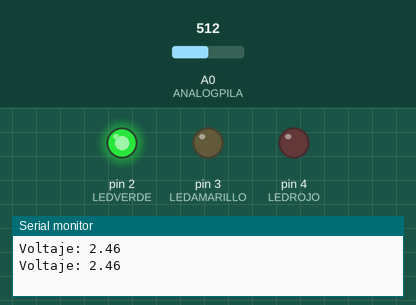
This sketch was run on a simulated Arduino Uno, built with avr-gcc and run on an emulated ATmega328P. Shown: output pins drawn as LEDs (lit = HIGH), the last lines printed to the serial monitor. The test bench sets the inputs (shaded band); at power-on: A0 (ANALOGPILA) = 512.

Above: at 1.6 s.
1.7 s: A0 (ANALOGPILA) set to 341
5.3 s: A0 (ANALOGPILA) set to 315
At 6.2 s:
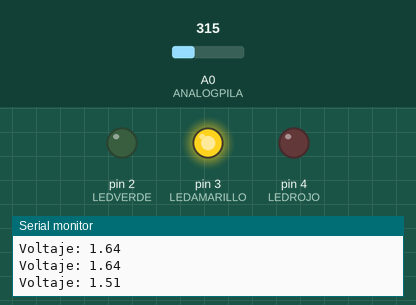
8.9 s: A0 (ANALOGPILA) set to 303
12.4 s: A0 (ANALOGPILA) set to 284
At 13.4 s:
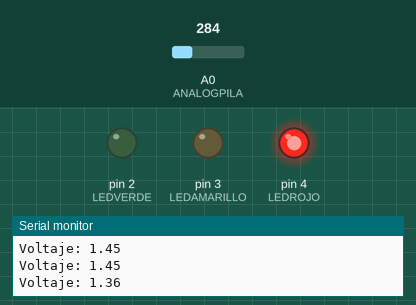
16.0 s: A0 (ANALOGPILA) set to 306
At 16.6 s:
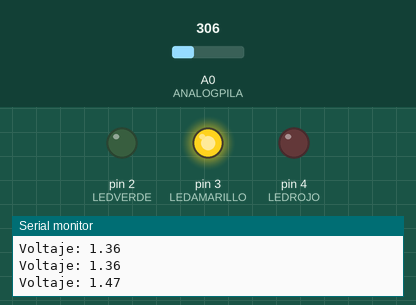
19.5 s: A0 (ANALOGPILA) set to 122
At 20.4 s:
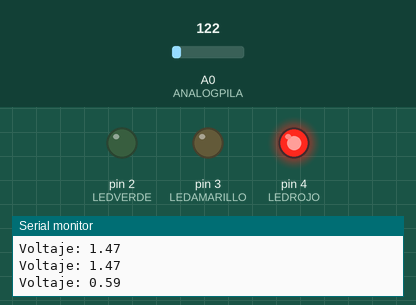
Timing chart, 0 to 22.5 s (numbered marks = the images above; inputs shaded):
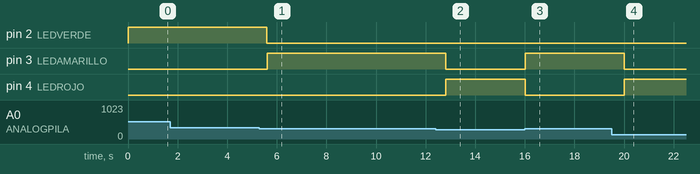

Measured:
- the behaviour switches between 334 and 333 on A0 (ANALOGPILA) (found by bisection; images 0 and 1)
- the behaviour switches between 292 and 291 on A0 (ANALOGPILA) (found by bisection; images 1 and 2)
- after the input at 5.3 s, pin 2 (LEDVERDE): HIGH → LOW after 0.30 s; pin 3 (LEDAMARILLO): LOW → HIGH after 0.30 s
- after the input at 12.4 s, pin 3 (LEDAMARILLO): HIGH → LOW after 0.41 s; pin 4 (LEDROJO): LOW → HIGH after 0.41 s
- after the input at 16.0 s, pin 3 (LEDAMARILLO): LOW → HIGH at once; pin 4 (LEDROJO): HIGH → LOW at once
- after the input at 19.5 s, pin 3 (LEDAMARILLO): HIGH → LOW after 0.52 s; pin 4 (LEDROJO): LOW → HIGH after 0.52 s

The sketch:

proyecto05_05_CalculoVoltaje.ino
```cpp
 /*  Project 5.3- Cubo 2x2x2
 * --------------
 *
 *
 * 2018, CFTIC
 * @author: Juan Pedro Lopez
 * @hardware: Juan Pedro Lopez
 */

 // Pines para los LEDs
/*
#define LEDVERDE 2
#define LEDAMARILLO 3
#define LEDROJO 4
#define ANALOGPILA 0
*/
const int LEDVERDE= 2;
const int LEDAMARILLO= 3;
const int LEDROJO= 4;
const int ANALOGPILA= 0;

// Variables
int analogValor = 0;
float voltaje = 0;
int ledDelay = 800;

// Umbrales
float maximo = 1.6;
float medio = 1.4;
float minimo = 0.3;

void setup() {
  // Iniciamos el monitor serie
  Serial.begin(9600);

  // Los pines de LED en modo salida
  pinMode(LEDVERDE, OUTPUT);
  pinMode(LEDAMARILLO, OUTPUT);
  pinMode(LEDROJO, OUTPUT);

}

void loop() {
  // Leemos valor de la entrada analógica
  analogValor = analogRead(ANALOGPILA);

  // Obtenemos el voltaje
  voltaje = 0.0048 * analogValor;
  Serial.print("Voltaje: ");
  Serial.println(voltaje);

  // Dependiendo del voltaje mostramos un LED u otro
  if (voltaje >= maximo)
  {
    digitalWrite(LEDVERDE, HIGH);
    delay(ledDelay);
    digitalWrite(LEDVERDE, LOW);
  }
  else if (voltaje < maximo && voltaje > medio)
  {
    digitalWrite(LEDAMARILLO, HIGH);
    delay(ledDelay);
    digitalWrite(LEDAMARILLO, LOW);
  }
  else if (voltaje < medio && voltaje > minimo)
  {
    digitalWrite(LEDROJO, HIGH);
    delay(ledDelay);
    digitalWrite(LEDROJO, LOW);
  }

  // Apagamos todos los LEDs
  digitalWrite(LEDVERDE, LOW);
  digitalWrite(LEDAMARILLO, LOW);
  digitalWrite(LEDROJO, LOW);
}
```
